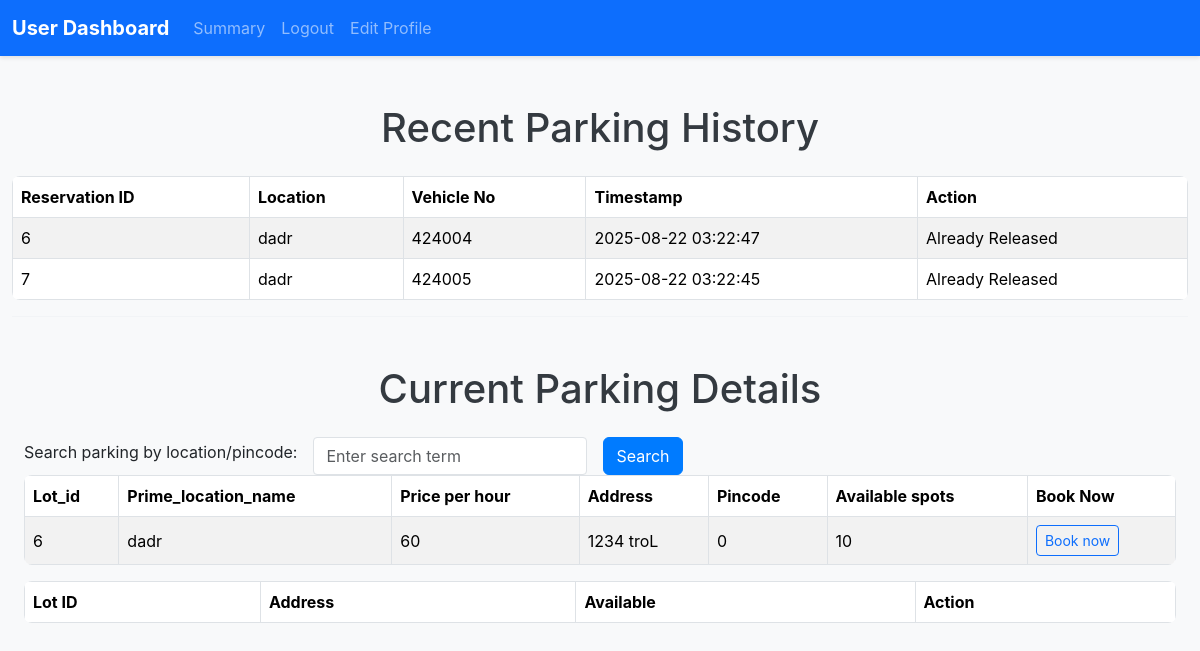
Screenshot of /user/dashboard (signed in) with the database file from the repository.
### tables this page shows
CREATE TABLE Reserve_parking_spot(
              id INTEGER PRIMARY KEY AUTOINCREMENT,
              spot_id INTEGER NOT NULL,
              user_id INTEGER NOT NULL,
              Parking_timestamp TEXT NOT NULL,
              Leaving_timestamp TEXT,
              Parking_cost INTEGER,
              vehicle_number TEXT,
              FOREIGN KEY (spot_id) REFERENCES Parking_spot(id),
              FOREIGN KEY (user_id) REFERENCES USERS(id)
              );

CREATE TABLE Parking_lot(
              id INTEGER PRIMARY KEY AUTOINCREMENT,
              prime_location_name TEXT NOT NULL,
              Price INTEGER NOT NULL,
              Address TEXT NOT NULL,
              Pincode INTEGER NOT NULL,
              maximum_number_of_spots INTEGER NOT NULL);

### app.py (the view, shortened to what this page needs)
@app.route("/user/dashboard",methods=['GET','POST'])
def userd():
    if session.get('role')!='user':
        return 'unauthorized user'
    user_id=session['user_id']
    conn=databaseconn()
    cursor=conn.cursor()
    cursor.execute("""select r.id,pl.prime_location_name,r.vehicle_number,r.Leaving_timestamp from Reserve_parking_spot r,Parking_lot pl,Parking_spot ps where ps.lot_id=pl.id and r.spot_id=ps.id and r.user_id=? and r.Leaving_timestamp IS NOT NULL""",(user_id,))
    released=cursor.fetchall()
    cursor.execute("""select r.id,pl.prime_location_name,r.vehicle_number from Reserve_parking_spot r,Parking_lot pl,Parking_spot ps where ps.lot_id=pl.id and r.spot_id=ps.id and r.user_id=? and r.Leaving_timestamp IS NULL""",(user_id,))
    booked=cursor.fetchall()
    lots=[]
    search_term=''
    cursor.execute("""select * from Parking_lot""")
    details=cursor.fetchall()
    detail=[]
    for lot in details:
        cursor.execute("""select count(*) as Available from Parking_spot ps where ps.lot_id=? and ps.status='A'""",(lot['id'],))
        detai=cursor.fetchone()
        detail.append({**lot,'Available':detai['Available']})
    conn.close()
    return render_template('user_dashboard.html',lots=lots,released=released,booked=booked,detail=detail)

### app.py (called while the page is built)
def databaseconn():
    conn = sqlite3.connect("data/parking.db")
    conn.row_factory = sqlite3.Row
    cursor = conn.cursor()
    cursor.execute("PRAGMA foreign_keys = OFF;")
    return conn

### templates/user_dashboard.html (shortened to what this page needs)
<!DOCTYPE html>
<html lang="en">
<head>
    <link href="https://cdn.jsdelivr.net/npm/bootstrap@5.3.3/dist/css/bootstrap.min.css" rel="stylesheet">
    <link rel="stylesheet" href="/static/styles.css">
</head>
<body>
    <nav class="navbar navbar-expand-lg navbar-dark bg-primary">
        <div class="container-fluid">
            <a class="navbar-brand" href="/user/dashboard">User Dashboard</a>
            <div class="collapse navbar-collapse" id="navbarNav">
                <ul class="navbar-nav">
                    <li class="nav-item"><a class="nav-link" href="/user/summary">Summary</a></li>
                    <li class="nav-item"><a class="nav-link" href="/logout">Logout</a></li>
                    <li class="nav-item"><a class="nav-link" href="/{{ session['role'] }}/edit_profile">Edit Profile</a></li>
                </ul>
            </div>
        </div>
    </nav>
    <div class="container mt-5">
        <h1 class="text-center mb-4">Recent Parking History</h1>
        <table class="table table-striped table-bordered">
            <thead>
                <tr>
                    <th>Reservation ID</th>
                    <th>Location</th>
                    <th>Vehicle No</th>
                    <th>Timestamp</th>
                    <th>Action</th>
                </tr>
            </thead>
            <tbody>
                {% for user in released %}
                <tr>
                    <td>{{ user['id'] }}</td>
                    <td>{{ user['prime_location_name'] }}</td>
                    <td>{{ user['vehicle_number'] }}</td>
                    <td>{{ user['Leaving_timestamp'] }}</td>
                    <td>Already Released</td>
                </tr>
                {% endfor %}
            </tbody>
        </table>
        <hr>
        <div class="container mt-5">
        <h1 class="text-center mb-4">Current Parking Details</h1>
        <table class="table table-striped table-bordered">
            <thead>
                <tr>
                    <th>Lot_id</th>
                    <th>Prime_location_name</th>
                    <th>Price per hour</th>
                    <th>Address</th>
                    <th>Pincode</th>
                    <th>Available spots</th>
                    <th>Book Now</th>
                </tr>
            </thead>
            <tbody>
                {% for user in detail %}
                <tr>
                    <td>{{ user['id'] }}</td>
                    <td>{{ user['prime_location_name'] }}</td>
                    <td>{{ user['Price'] }}</td>
                    <td>{{ user['Address'] }}</td>
                    <td>{{ user['Pincode'] }}</td>
                    <td>{{ user['Available']}}</td>
                    <td>
                        <a href="{{ url_for('user_book',lot_id=user['id']) }}" class="btn btn-sm btn-outline-primary">Book now</a>
                    </td>
                </tr>
                {% endfor %}
        <form method="POST" class="mb-4">
            <div class="row g-3 align-items-center">
                <div class="col-auto">
                    <label for="search_term" class="form-label">Search parking by location/pincode:</label>
                </div>
                <div class="col-auto">
                    <input type="text" class="form-control" id="search_term" name="search_term" placeholder="Enter search term" required>
                </div>
                <div class="col-auto">
                    <button type="submit" class="btn btn-primary">Search</button>
                </div>
            </div>
        </form>
        <table class="table table-striped table-bordered">
            <thead>
                <tr>
                    <th>Lot ID</th>
                    <th>Address</th>
                    <th>Available</th>
                    <th>Action</th>
                </tr>
            </thead>
        </table>
    </div>
</body>
</html>

### static/styles.css (style rules this page uses)
body { font-family: -apple-system, BlinkMacSystemFont, 'Segoe UI', Arial, sans-serif; background-color: #f8f9fa; }
h1, h2, h3, h4 { color: #343a40; }
.navbar { box-shadow: 0 2px 4px rgba(0, 0, 0, 0.1); }
.navbar-brand { font-weight: 700; }
.nav-link { transition: color 0.3s; }
.btn-primary { background-color: #007bff; border-color: #007bff; transition: background-color 0.3s; }
.btn-outline-primary { transition: background-color 0.3s, color 0.3s; }
.form-control { border-radius: 0.25rem; transition: border-color 0.3s; }
.table { background-color: #ffffff; border-radius: 0.5rem; overflow: hidden; }
.table th, .table td { vertical-align: middle; }
hr { border-color: #dee2e6; }
.container { max-width: 1200px; }

### rows the page displays
Reserve_parking_spot: id "6", prime_location_name "dadr", vehicle_number "424004", Leaving_timestamp "2025-08-22 03:22:47"
Reserve_parking_spot: id "7", prime_location_name "dadr", vehicle_number "424005", Leaving_timestamp "2025-08-22 03:22:45"
Parking_lot: id "6", prime_location_name "dadr", Price "60", Address "1234 troL", Pincode "0", Available "10"
